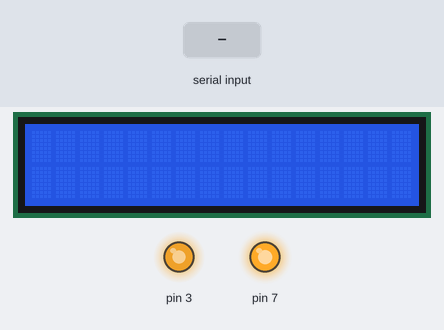
Bench run of a sketch on a simulated Arduino Uno, built with avr-gcc and run on an emulated ATmega328P. Shown: 16×2 character LCD, output pins drawn as LEDs (lit = HIGH). Inputs (shaded band) come from the test bench.

Above: at 1.2 s.
1.3 s: "1" received over Serial
At 3.2 s:
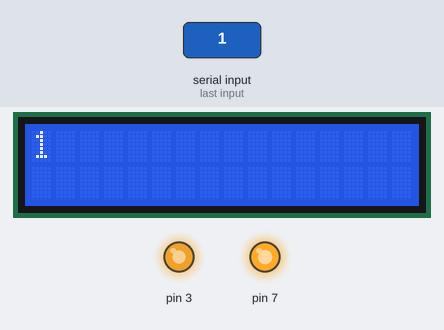
3.8 s: "0" received over Serial
At 6.0 s:
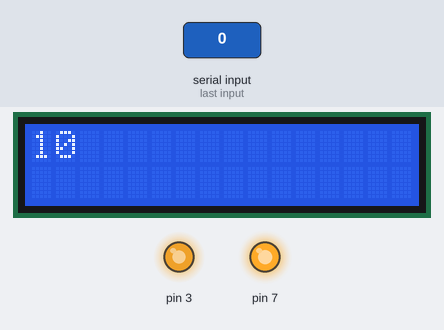
6.3 s: "2" received over Serial
At 8.1 s:
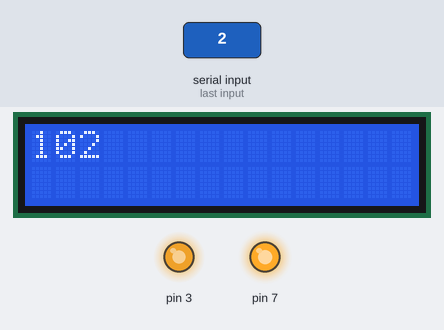
Timing chart, 0 to 9.6 s (numbered marks = the images above; inputs shaded):
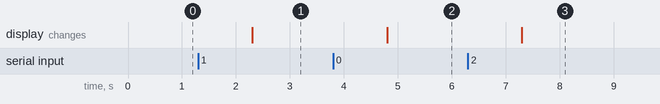

Measured:
- after the input at 1.3 s, the display: changes after 1.0 s (image 1)
- after the input at 3.8 s, the display: changes after 1.0 s (image 2)
- after the input at 6.3 s, the display: changes after 1.0 s (image 3)

The sketch:

03_printing_serial_monitar_input_data.ino
```cpp
#include<String.h>;
#include<LiquidCrystal.h> // include the library code
const int rs=13,en=12,d4=11,d5=10,d6=9,d7=8;
LiquidCrystal lcd(rs,en,d4,d5,d6,d7);

void setup() {
  // put your setup code here, to run once:
  Serial.begin(9600);
  pinMode(7,OUTPUT);
  digitalWrite(7,HIGH);
  analogWrite(3,220);
  lcd.begin(16,2);
  lcd.setCursor(0,0);

}

void loop() {
  if(Serial.available()){
    String input= Serial.readString();
    lcd.print(input);

  }
  // put your main code here, to run repeatedly:

}
```
